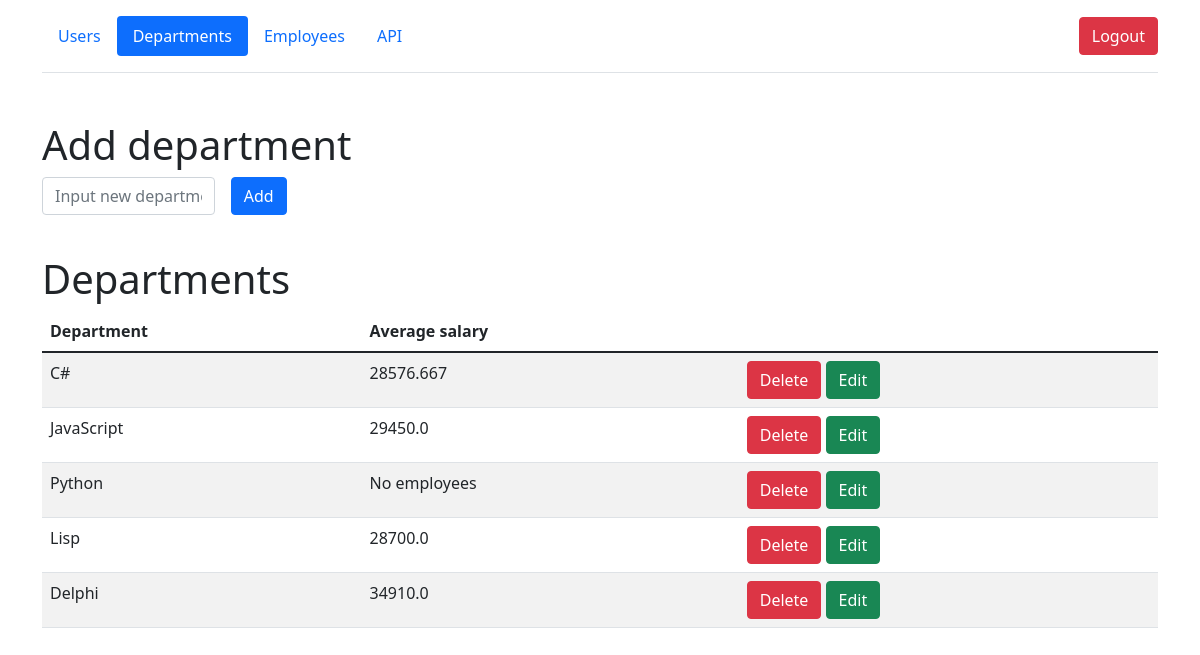
Screenshot of /departments (signed in) with the database file from the repository.
### models/departments.py (models this page shows, shortened)
class Departments(db.Model):
    __table_args__ = {'extend_existing': True}
    id = db.Column(db.Integer, primary_key=True)
    department = db.Column(db.String(50), nullable=False)

### views/views_departments.py (the view, shortened to what this page needs)
@api_departments.route('/departments', methods=['POST', 'GET'])
@login_required
def departments_page():
    departments = Departments.query.all()
    employees = Employees.query.all()
    dnt_salary = avg_salaries(departments, employees)
    if session.get('user') == ADMIN:
        return render_template('departments.html', departments=departments, dnt_salary=dnt_salary)
    return render_template('departments_for_users.html', departments=departments, dnt_salary=dnt_salary)

### service/__init__.py (called while the page is built)
def avg_salaries(departments, employees):
    dnt_salary = {}
    for dnt in departments:
        dnt_salary[dnt.department] = []
    for emp in employees:
        for dnt in departments:
            if emp.department == dnt.department:
                dnt_salary[dnt.department].append(emp.salary)
    for dnt_name in dnt_salary:
        avg_salary = None
        if dnt_salary[dnt_name]:
            avg_salary = 0
            for salary in dnt_salary[dnt_name]:
                avg_salary += salary
            avg_salary /= len(dnt_salary[dnt_name])
            dnt_salary[dnt_name] = round(avg_salary, 3)
        else:
            avg_salary = 'No employees'
            dnt_salary[dnt_name] = avg_salary
    return dnt_salary

### views/views_departments.py (called while the page is built)
@api_departments.before_request
def check_session():
    users = User.query.filter_by(login=session.get('user')).all()
    if users:
        login_user(users[0])
        session.permanent = False
    else:
        return redirect('/')

### templates/departments.html (shortened to what this page needs)
{% extends 'base.html' %}
{% block body %}
<div class="container">
        <header class="d-flex flex-wrap align-items-center justify-content-center justify-content-md-between py-3 mb-4 border-bottom">
          <ul class="nav nav-pills">
              <li class="nav-item"><a href="/users" class="nav-link">Users</a></li>
            <li class="nav-item"><a href="/departments" class="nav-link active">Departments</a></li>
            <li class="nav-item"><a href="/employees" class="nav-link">Employees</a></li>
              <li class="nav-item"><a href="/api_list" class="nav-link">API</a></li>
          </ul>
            <div class="col-md-3 text-end">
                <a href="/logout">
                    <button type="button" class="btn btn-danger">Logout</button>
                </a>
              </div>
        </header>
</div>
    <div class="container mt-5">
        <h1>Add department</h1>
        <form method="post" class="row g-3 needs-validation">
            <div class="col-md-2">
                <input type="text" name="department" id="department" class="form-control" placeholder="Input new department">
            </div>
            <div class="col-md-2">
                <button class="btn btn-primary" type="submit">Add</button>
            </div>
            <div>
                <br>
            </div>
        </form>
        <h1>Departments</h1>
        <table id="data" class="table table-striped">
            <thead>
              <tr>
                <th>Department</th>
                  <th>Average salary</th>
                  <th></th>
              </tr>
            </thead>
            <tbody>
              {% for dnt in departments %}
                <tr>
                        {% if dnt.id == id %}
                     <form method="post" class="row g-3 needs-validation" novalidate>
                            <td>
                                <input type="text" name="new_department" class="form-control" value="{{ dnt.department }}">
                            </td>
                            <td>{% for dnt_name in dnt_salary %}
                              {% if dnt.department == dnt_name %}
                                {{ dnt_salary[dnt_name] }}
                              {% endif %}
                              {% endfor %}
                          </td>
                            <td>
                                <a href="/departments" class="btn btn-danger">Cancel</a>
                                <button class="btn btn-success" type="submit">Change</button>
                            </td>
                     </form>
                        {% else %}
                    <td>
                      {{ dnt.department }}
                    </td>
                  <td>{% for dnt_name in dnt_salary %}
                      {% if dnt.department == dnt_name %}
                        {{ dnt_salary[dnt_name] }}
                      {% endif %}
                      {% endfor %}
                  </td>
                     <td>
                         <a href="/departments/{{ dnt.id }}/del" class="btn btn-danger">Delete</a>
                        <a href="/departments/{{ dnt.id }}/edit" class="btn btn-success">Edit</a>
                    </td>
                    {% endif %}
                </tr>
              {% endfor %}
            </tbody>
  </table>
    </div>
{% endblock %}

### rows the page displays
Departments: department "C#", department "28576.667"
Departments: department "JavaScript", department "29450.0"
Departments: department "Python", department "No employees"
Departments: department "Lisp", department "28700.0"
Departments: department "Delphi", department "34910.0"
